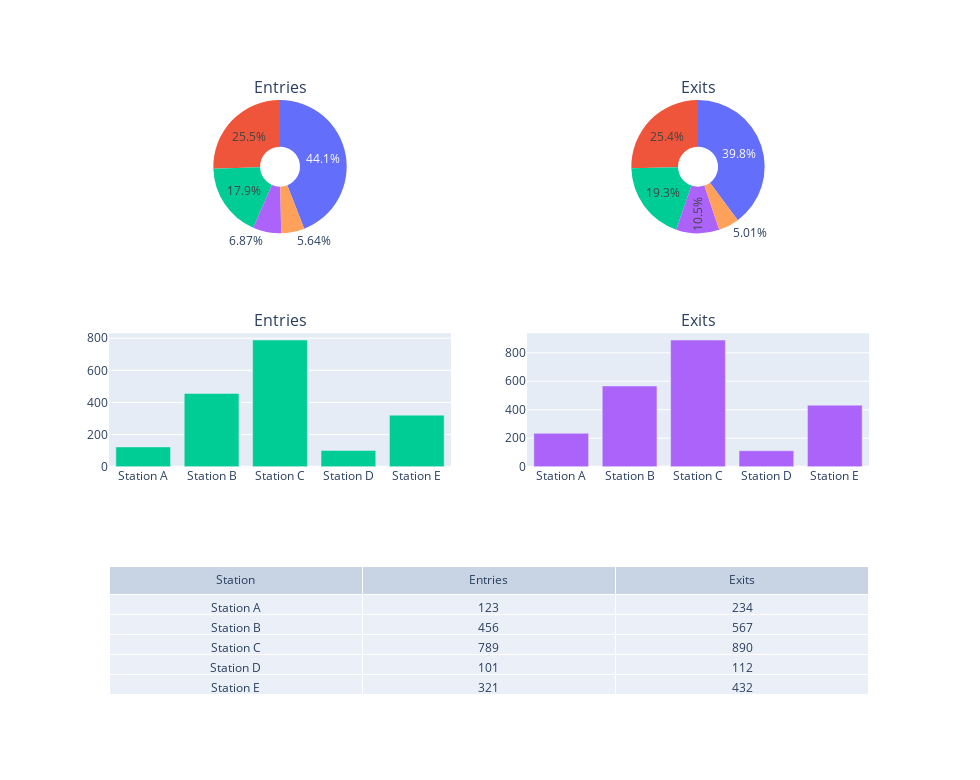

This figure's notebook cell:
### Markdown cell above
## Create a dashboard Layout

### Code cell
# Create a donut chart
donut_chart = go.Figure(go.Pie(labels=df['station'], values=df['entries'], hole=0.3, name='Entries'))

# Create a pie chart
pie_chart = go.Figure(go.Pie(labels=df['station'], values=df['exits'], hole=0.3, name='Exits'))

# Create a bar chart
bar_chart = go.Figure()
bar_chart.add_trace(go.Bar(x=df['station'], y=df['entries'], name='Entries'))
bar_chart.add_trace(go.Bar(x=df['station'], y=df['exits'], name='Exits'))

# Create scatter charts
# scatter_chart = go.Figure()
# scatter_chart.add_trace(go.Scatter(x=df['station'], y=df['entries'], mode='markers', name='Entries'))
# scatter_chart.add_trace(go.Scatter(x=df['station'], y=df['exits'], mode='markers', name='Exits'))

# Create a table
table = go.Figure(go.FigureWidget(
    data=[
        go.Table(
            header=dict(values=["Station", "Entries", "Exits"]),
            cells=dict(values=[df['station'], df['entries'], df['exits']])
        )
    ]
))

# Arrange the charts in a grid layout
donut_chart.update_layout(title='Donut Chart')
pie_chart.update_layout(title='Pie Chart')
bar_chart.update_layout(title='Bar Chart')
# scatter_chart.update_layout(title='Scatter Charts')
table.update_layout(title='Table')

# Define specs for the subplot layout
specs = [
    [{"type": "pie"}, {"type": "pie"}],
    [{"type": "bar"}, {"type": "bar"}],
    [{"type": "table", "colspan": 2}, None]
]

# Create a dashboard layout with 3 rows and 2 cells in each row
titles =['Entries','Exits','Entries','Exits']
dashboard_layout = make_subplots(rows=3, cols=2, specs=specs, subplot_titles=titles)

# Add charts to the dashboard layout
dashboard_layout.add_trace(donut_chart.data[0], row=1, col=1)
dashboard_layout.add_trace(pie_chart.data[0], row=1, col=2)
dashboard_layout.add_trace(bar_chart.data[0], row=2, col=1)
dashboard_layout.add_trace(bar_chart.data[1], row=2, col=2)
dashboard_layout.add_trace(table.data[0], row=3, col=1)

# Update layout settings for better visualization
dashboard_layout.update_layout(height=780, width=980, showlegend=False)

# Show the dashboard
dashboard_layout.show()

### Figure 1 — Plotly figure (JSON) as saved in the notebook; plotly's stock layout.template omitted (floating-point values rounded to 4 significant figures)
{"data": [{"domain": {"x": [0, 0.45], "y": [0.7778, 1]}, "hole": 0.3, "labels": ["Station A", "Station B", "Station C", "Station D", "Station E"], "name": "Entries", "type": "pie", "values": [123, 456, 789, 101, 321]}, {"domain": {"x": [0.55, 1], "y": [0.7778, 1]}, "hole": 0.3, "labels": ["Station A", "Station B", "Station C", "Station D", "Station E"], "name": "Exits", "type": "pie", "values": [234, 567, 890, 112, 432]}, {"name": "Entries", "type": "bar", "x": ["Station A", "Station B", "Station C", "Station D", "Station E"], "xaxis": "x", "y": [123, 456, 789, 101, 321], "yaxis": "y"}, {"name": "Exits", "type": "bar", "x": ["Station A", "Station B", "Station C", "Station D", "Station E"], "xaxis": "x2", "y": [234, 567, 890, 112, 432], "yaxis": "y2"}, {"cells": {"values": [["Station A", "Station B", "Station C", "Station D", "Station E"], [123, 456, 789, 101, 321], [234, 567, 890, 112, 432]]}, "domain": {"x": [0, 1], "y": [0, 0.2222]}, "header": {"values": ["Station", "Entries", "Exits"]}, "type": "table", "uid": "3caa7087-94a9-4760-afc5-485c260f0f59"}], "layout": {"annotations": [{"font": {"size": 16}, "showarrow": false, "text": "Entries", "x": 0.225, "xanchor": "center", "xref": "paper", "y": 1, "yanchor": "bottom", "yref": "paper"}, {"font": {"size": 16}, "showarrow": false, "text": "Exits", "x": 0.775, "xanchor": "center", "xref": "paper", "y": 1, "yanchor": "bottom", "yref": "paper"}, {"font": {"size": 16}, "showarrow": false, "text": "Entries", "x": 0.225, "xanchor": "center", "xref": "paper", "y": 0.6111, "yanchor": "bottom", "yref": "paper"}, {"font": {"size": 16}, "showarrow": false, "text": "Exits", "x": 0.775, "xanchor": "center", "xref": "paper", "y": 0.6111, "yanchor": "bottom", "yref": "paper"}], "height": 780, "showlegend": false, "width": 980, "xaxis": {"anchor": "y", "domain": [0, 0.45]}, "xaxis2": {"anchor": "y2", "domain": [0.55, 1]}, "yaxis": {"anchor": "x", "domain": [0.3889, 0.6111]}, "yaxis2": {"anchor": "x2", "domain": [0.3889, 0.6111]}}}
